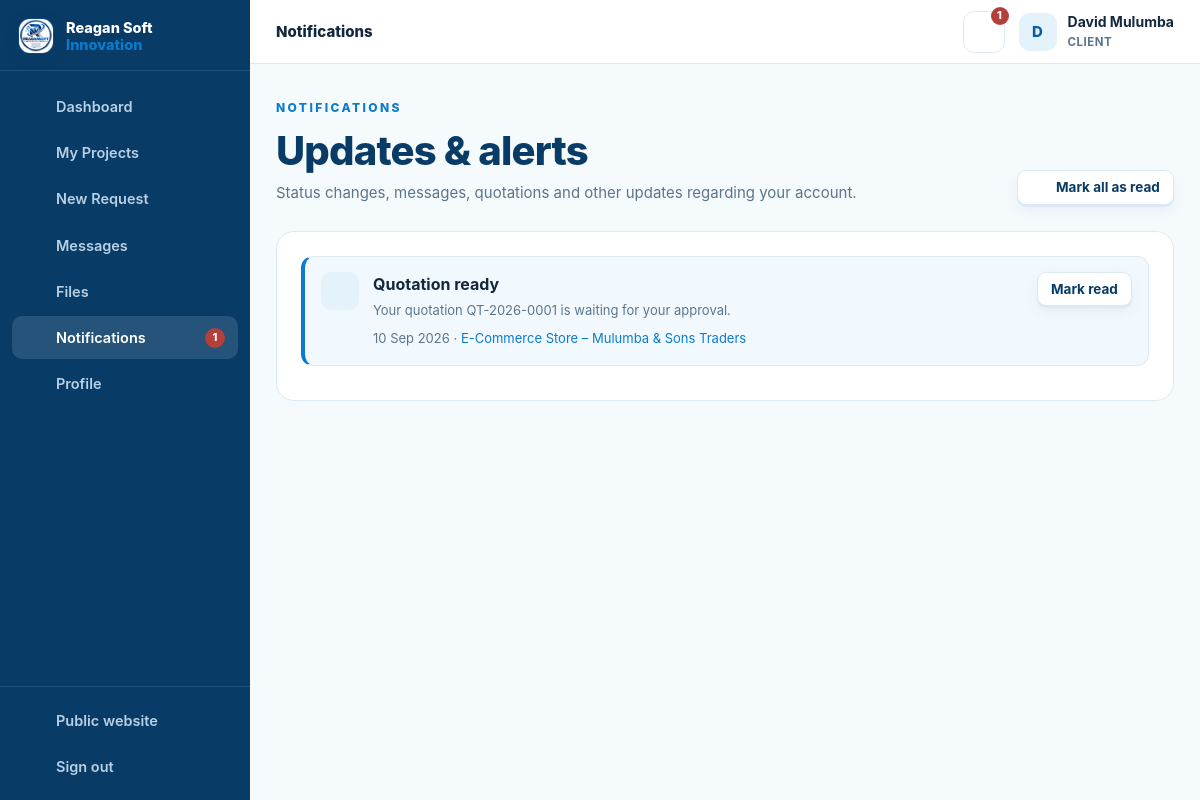
The page /client/notifications.php (signed in) on the database as committed earlier.
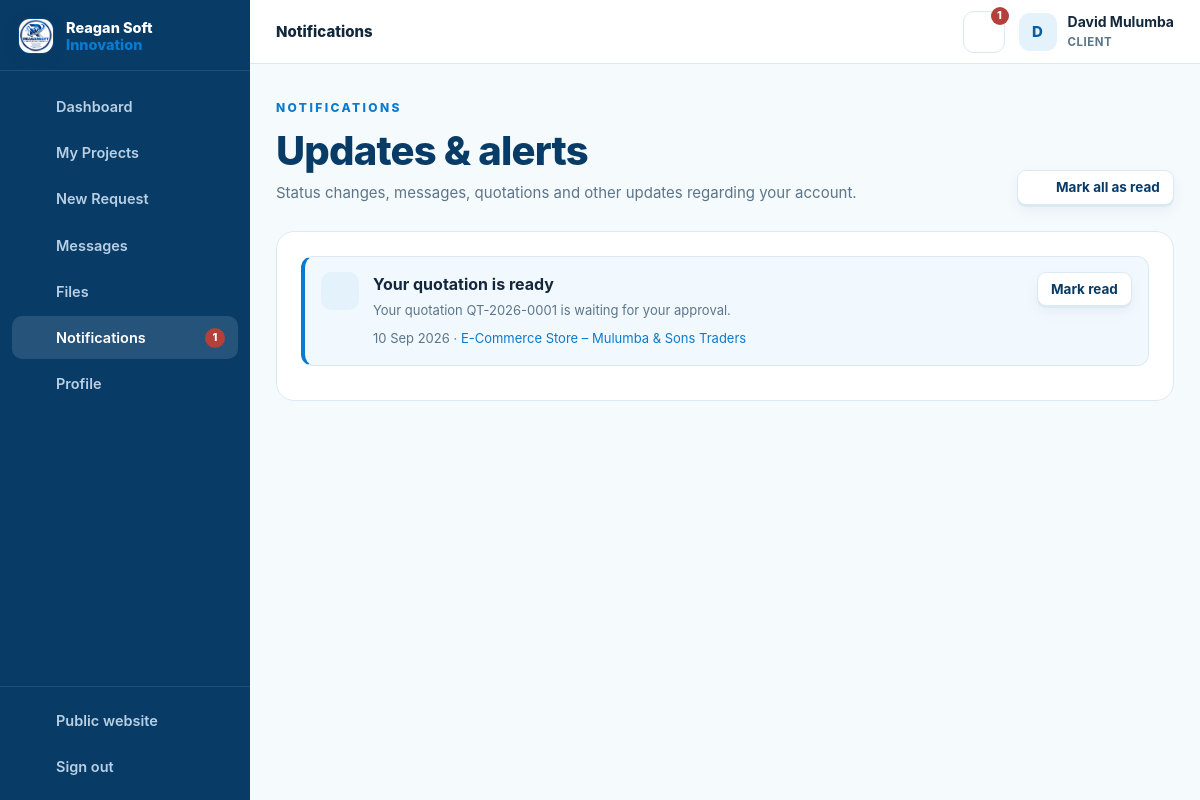
The same page on the database as committed later.
### tables this page shows
CREATE TABLE notifications (
  id INT UNSIGNED AUTO_INCREMENT PRIMARY KEY,
  user_id INT UNSIGNED NOT NULL,
  title VARCHAR(190) NOT NULL,
  message TEXT NULL,
  type ENUM('info','success','warning','project','quotation','invoice','task') NOT NULL DEFAULT 'info',
  is_read TINYINT(1) NOT NULL DEFAULT 0,
  related_project_id INT UNSIGNED NULL,
  created_at TIMESTAMP DEFAULT CURRENT_TIMESTAMP,
  FOREIGN KEY (user_id) REFERENCES users(id) ON DELETE CASCADE,
  FOREIGN KEY (related_project_id) REFERENCES projects(id) ON DELETE SET NULL,
  INDEX idx_notifications_user (user_id, is_read)
);

CREATE TABLE projects (
  id INT UNSIGNED AUTO_INCREMENT PRIMARY KEY,
  ref_no VARCHAR(30) NOT NULL UNIQUE,                
  client_id INT UNSIGNED NOT NULL,
  service_id INT UNSIGNED NULL,
  assigned_to INT UNSIGNED NULL,                     
  title VARCHAR(190) NOT NULL,
  description TEXT NOT NULL,
  requirements TEXT NULL,
  budget DECIMAL(14,2) NULL,
  priority ENUM('low','normal','high','urgent') NOT NULL DEFAULT 'normal',
  status ENUM('NEW','REVIEWING','QUOTATION','APPROVED','IN_PROGRESS','WAITING_FOR_CLIENT','TESTING','COMPLETED','CANCELLED') NOT NULL DEFAULT 'NEW',
  progress TINYINT UNSIGNED NOT NULL DEFAULT 0,
  deadline DATE NULL,
  started_at DATETIME NULL,
  completed_at DATETIME NULL,
  submitted_at TIMESTAMP DEFAULT CURRENT_TIMESTAMP,
  updated_at TIMESTAMP DEFAULT CURRENT_TIMESTAMP ON UPDATE CURRENT_TIMESTAMP,
  FOREIGN KEY (client_id) REFERENCES users(id) ON DELETE CASCADE,
  FOREIGN KEY (service_id) REFERENCES services(id) ON DELETE SET NULL,
  FOREIGN KEY (assigned_to) REFERENCES users(id) ON DELETE SET NULL,
  INDEX idx_projects_client (client_id),
  INDEX idx_projects_status (status),
  INDEX idx_projects_assigned (assigned_to),
  INDEX idx_projects_service (service_id)
);

### config/config.php (called while the page is built, shortened)
<?php
function db(): PDO {
    static $pdo = null;
    if ($pdo === null) {
        try {
            $pdo = new PDO(
                'mysql:host=' . DB_HOST . ';dbname=' . DB_NAME . ';charset=utf8mb4',
                DB_USER,
                DB_PASS,
                [
                    PDO::ATTR_ERRMODE            => PDO::ERRMODE_EXCEPTION,
                    PDO::ATTR_DEFAULT_FETCH_MODE => PDO::FETCH_ASSOC,
                    PDO::ATTR_EMULATE_PREPARES   => false,
                    PDO::ATTR_STRINGIFY_FETCHES  => false,
                ]
            );
        } catch (PDOException $e) {
            log_error('DB connection failed: ' . $e->getMessage());
            http_response_code(500);
            exit('Unable to connect to the database. Please check the installation.');
        }
    }
    return $pdo;
}
function e(mixed $value): string {
    return htmlspecialchars((string)($value ?? ''), ENT_QUOTES, 'UTF-8');
}
function flash(string $key, ?string $value = null): ?string {
    $msg = $_SESSION['flash'][$key] ?? null;
    return $msg;
}
function app_url(string $path = ''): string {
    return APP_URL . ($path === '' ? '' : '/' . ltrim($path, '/'));
}
function current_user(): ?array {
    static $user = false;
    if ($user === false) {
        if (empty($_SESSION['user_id'])) {
            $user = null;
        } else {
            $st = db()->prepare('SELECT * FROM users WHERE id = ? AND active = 1 LIMIT 1');
            $st->execute([(int)$_SESSION['user_id']]);
            $user = $st->fetch() ?: null;
        }
    }
    return $user;
}
function is_logged_in(): bool {
    return current_user() !== null;
}
function require_login(): void {
    if (!is_logged_in()) {
        $_SESSION['intended'] = $_SERVER['REQUEST_URI'] ?? '';
        flash('error', 'Please sign in to continue.');
        redirect(app_url('login.php'));
    }
}
function require_role(string $role): void {
    require_login();
}
function require_client(): void {
    require_role('client');
}
require_once __DIR__ . '/../inc/functions.php';

### client/notifications.php (the view, shortened to what this page needs)
<?php
require __DIR__ . '/../config/config.php';
require_client();
$pdo = db();
$uid = (int)current_user()['id'];
$perPage = 15;
$page = max(1, (int)($_GET['page'] ?? 1));
$count = $pdo->prepare('SELECT COUNT(*) c FROM notifications WHERE user_id = ?');
$count->execute([$uid]);
$pg = paginate((int)$count->fetch()['c'], $perPage, $page);
$list = $pdo->prepare('SELECT n.*, p.title AS project_title FROM notifications n LEFT JOIN projects p ON p.id = n.related_project_id WHERE n.user_id = ? ORDER BY n.created_at DESC LIMIT ' . $perPage . ' OFFSET ' . $pg['offset']);
$list->execute([$uid]);
$notifs = $list->fetchAll();
dashboard_head(['title' => 'Notifications', 'active' => 'notifications', 'crumb' => 'Notifications']);
?>
<div class="dash-head">
  <div>
    <span class="eyebrow">Notifications</span>
    <h2>Updates &amp; alerts</h2>
    <p class="sub">Status changes, messages, quotations and other updates regarding your account.</p>
  </div>
  <?php if ($notifs): ?>
    <form method="post" class="actions no-print">
      <button class="btn btn-ghost btn-sm" type="submit"><?= icon('check') ?> Mark all as read</button>
    </form>
  <?php endif; ?>
</div>
<section class="panel">
  <?php if ($notifs): ?>
    <?php foreach ($notifs as $n): ?>
      <div class="notif-item <?= $n['is_read'] ? '' : 'unread' ?>">
        <span class="notif-icon"><?= icon('bell') ?></span>
        <div style="flex-grow:1;min-width:0">
          <b><?= e($n['title']) ?></b>
          <p class="small muted" style="margin:2px 0 4px"><?= e($n['message']) ?></p>
          <span class="small muted">
            <?= time_ago($n['created_at']) ?>
            <?php if ($n['project_title']): ?> · <a href="<?= app_url('client/project.php?id=' . (int)$n['related_project_id']) ?>"><?= e($n['project_title']) ?></a><?php endif; ?>
          </span>
        </div>
        <?php if (!$n['is_read']): ?>
          <form method="post" class="no-print">
            <button class="btn btn-ghost btn-sm" type="submit">Mark read</button>
          </form>
        <?php endif; ?>
      </div>
    <?php endforeach; ?>
  <?php endif; ?>
</section>

### inc/functions.php (shortened to what this page needs)
<?php
function time_ago(?string $datetime): string {
    $ts = strtotime($datetime);
    $diff = time() - $ts;
    return date('d M Y', $ts);
}
function paginate(int $total, int $perPage, int $page): array {
    $totalPages = max(1, (int)ceil($total / max(1, $perPage)));
    $page = max(1, min($totalPages, $page));
    $offset = ($page - 1) * $perPage;
    return ['totalPages' => $totalPages, 'page' => $page, 'offset' => $offset];
}
function icon(string $name, string $class = ''): string {
    $path = $paths[$name] ?? $paths['code-s'];
    $cls = $class !== '' ? ' class="' . e($class) . '"' : '';
    return '<svg' . $cls . ' viewBox="0 0 24 24" fill="none" stroke="currentColor" stroke-width="1.8" stroke-linecap="round" stroke-linejoin="round" aria-hidden="true">' . $path . '</svg>';
}
require_once __DIR__ . '/layout.php';

Rows that differ between the two databases and show on the page:
changed notifications "E-Commerce Store – Mulumba & Sons Traders": title "Quotation ready" → "Your quotation is ready"
